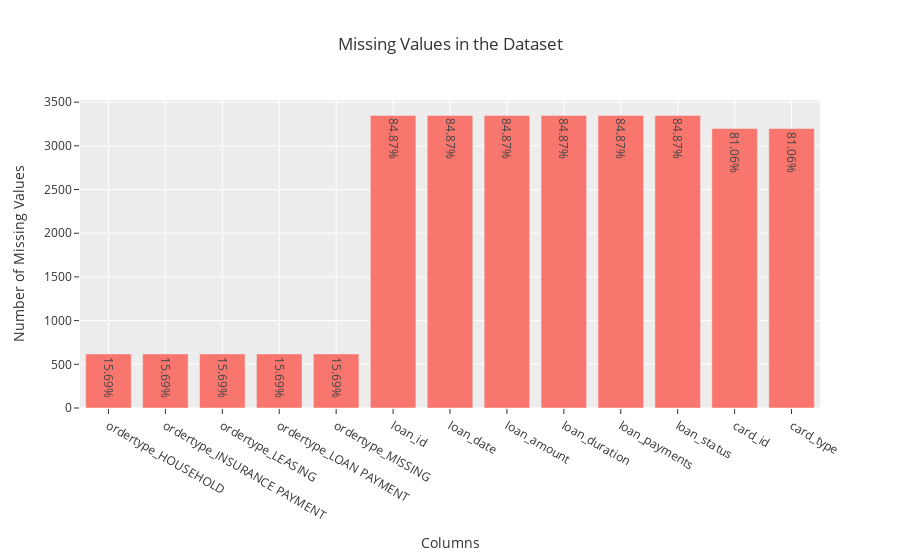

Notebook code cell kept with this figure:
### Markdown cell above
### Exploring Missing Values

### Code cell
missing_values = client_df.isnull().sum()

missing_values = pd.DataFrame({
    'Number of Missing Values': missing_values[missing_values > 0],
    'Percentage of Missing Values': [
        f"{x:.2f}%" for x in (missing_values[missing_values > 0] / client_df.shape[0] * 100).round(2)
    ]
}, columns=['Number of Missing Values', 'Percentage of Missing Values'])

fig = go.Figure()

fig.add_trace(go.Bar(
    x=missing_values.index,
    y=missing_values['Number of Missing Values'],
    text=missing_values['Percentage of Missing Values'],
    textposition='auto'
))

fig.update_layout(
    title='Missing Values in the Dataset',
    xaxis_title='Columns',
    yaxis_title='Number of Missing Values'
)

fig.show()

### Figure 1 — Plotly figure (JSON) as saved in the notebook; plotly's stock layout.template omitted (floating-point values rounded to 4 significant figures)
{"data": [{"text": ["15.69%", "15.69%", "15.69%", "15.69%", "15.69%", "84.87%", "84.87%", "84.87%", "84.87%", "84.87%", "84.87%", "81.06%", "81.06%"], "textposition": "auto", "type": "bar", "x": ["ordertype_HOUSEHOLD", "ordertype_INSURANCE PAYMENT", "ordertype_LEASING", "ordertype_LOAN PAYMENT", "ordertype_MISSING", "loan_id", "loan_date", "loan_amount", "loan_duration", "loan_payments", "loan_status", "card_id", "card_type"], "y": [619, 619, 619, 619, 619, 3348, 3348, 3348, 3348, 3348, 3348, 3198, 3198]}], "layout": {"title": {"text": "Missing Values in the Dataset"}, "xaxis": {"title": {"text": "Columns"}}, "yaxis": {"title": {"text": "Number of Missing Values"}}}}
